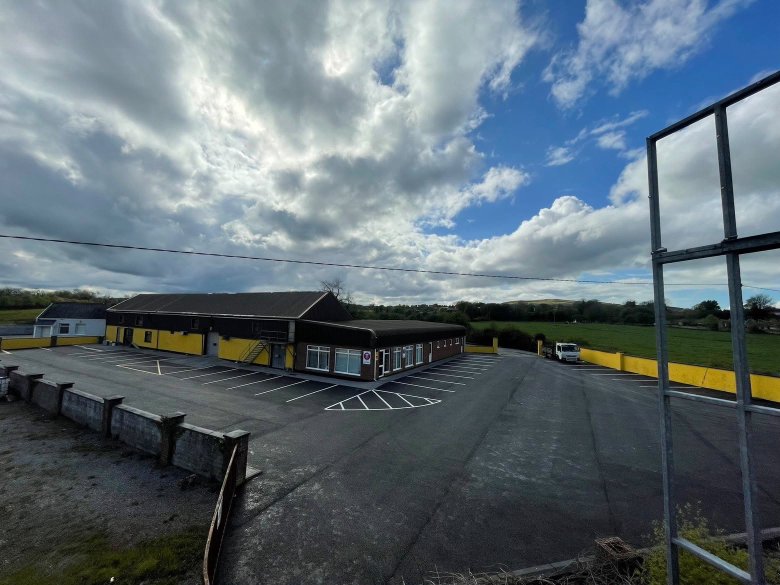
#> input picture greenway-v2/images/building.jpg, 1560 x 1170 px (shown at 1/2 size)
$ python recrop_hero.py
#> lines starting #> are read from the running program, lines starting #| are printed output that depends on the picture; after the words box and inside, x2 and y2 are one past the last pixel; in counts of white or black regions, pixels touching at a corner belong together
#!/usr/bin/env python3
"""
Re-crop the hero photograph.

The shipped hero was 58% sky with the horizon at 52% of the frame, so the top
half of the tallest, most valuable element on the site was empty grey cloud and
the premises itself was squeezed into the bottom third behind the scrim.

This crops from the 1560x1170 original with the horizon pushed up to ~30%, so
the yard, the building and the van fill the frame. Sky is kept as a band, not
as the subject.
"""
import os
import numpy as np
from PIL import Image

os.chdir(os.path.join(os.path.dirname(os.path.abspath(__file__)), ".."))

SRC = "images/building.jpg"
OUT = "hero-loop"
RATIO = 16 / 9
HORIZON_AT = 0.30          # where the horizon should sit in the finished frame
WIDTHS = (800, 1200, 1600)

im = Image.open(SRC).convert("RGB")
#> im is the input picture: PIL image 1560x1170 RGB; mean R, G, B 94.9, 108.3, 116.1
w, h = im.size
#> w = 1560; h = 1170

# Find the horizon in the source: first row where sky-like pixels drop below 40%.
a = np.asarray(im, float)
mx, mn = a.max(2), a.min(2)
sat = np.where(mx > 0, (mx - mn) / np.maximum(mx, 1), 0)
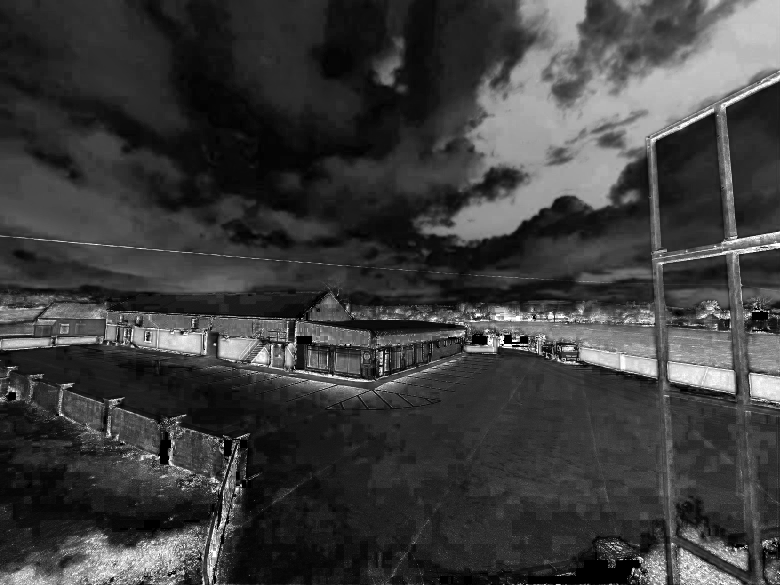
#> sat: shape (1170, 1560) float64 (shown at 1/2 size); min 0, max 1, mean 0.241
sky = (a[..., 2] >= a[..., 0]) & (mx > 70) & (sat < 0.45)
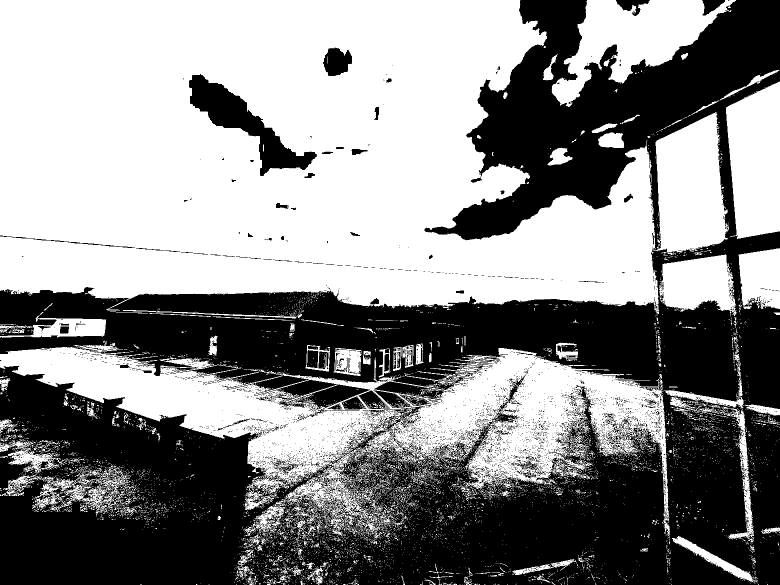
#> sky: shape (1170, 1560) bool (shown at 1/2 size); 54.4% white; 4676 black regions (4508 under 20 px), largest, box (x1, y1, x2, y2) and area: (0, 0, 1560, 1170) 778431, (378, 148, 634, 352) 14632, (508, 760, 740, 820) 5594
rows = sky.mean(1)
#> rows = 1170 values, max 0.983 at index 565, min 0.0154 at index 681, mean 0.544
horizon = next((y for y in range(h) if rows[y] < .4), h // 2)
#> horizon = 603
print("  source %dx%d, horizon at y=%d (%.0f%% down)" % (w, h, horizon, horizon / h * 100))
#|   source 1560x1170, horizon at y=603 (52% down)

# Tallest 16:9 crop the source allows.
crop_h = min(h, int(w / RATIO))
#> crop_h = 877
crop_w = int(crop_h * RATIO)
#> crop_w = 1559

# Place the crop so the horizon lands at HORIZON_AT, clamped to the image.
top = int(horizon - crop_h * HORIZON_AT)
#> top = 339
top = max(0, min(top, h - crop_h))
#> top = 293
left = (w - crop_w) // 2
#> left = 0
im = im.crop((left, top, left + crop_w, top + crop_h))
#> im: PIL image 1559x877 RGB
print("  crop %dx%d at (%d,%d) -> horizon now %.0f%% down"
      % (crop_w, crop_h, left, top, (horizon - top) / crop_h * 100))
#|   crop 1559x877 at (0,293) -> horizon now 35% down

total = 0
for width in WIDTHS:
    r = im.resize((width, int(width / RATIO)), Image.LANCZOS)
    # The 800w WebP is the LCP on mobile; keep it under 35 KB.
    for ext, kw in (("webp", dict(quality=70 if width == 800 else (62 if width == 1200 else 56), method=6)),
                    ("jpg", dict(quality=70, optimize=True, progressive=True))):
        p = "media/%s-%d.%s" % (OUT, width, ext)
        r.save(p, **kw)
        total += os.path.getsize(p)
        print("  %-30s %6.1f KB" % (os.path.basename(p), os.path.getsize(p) / 1024))
#> this loop made 3 passes
#> pass 1, `r = im.resize((width, int(width / RATIO)), Image.LANCZOS)`:
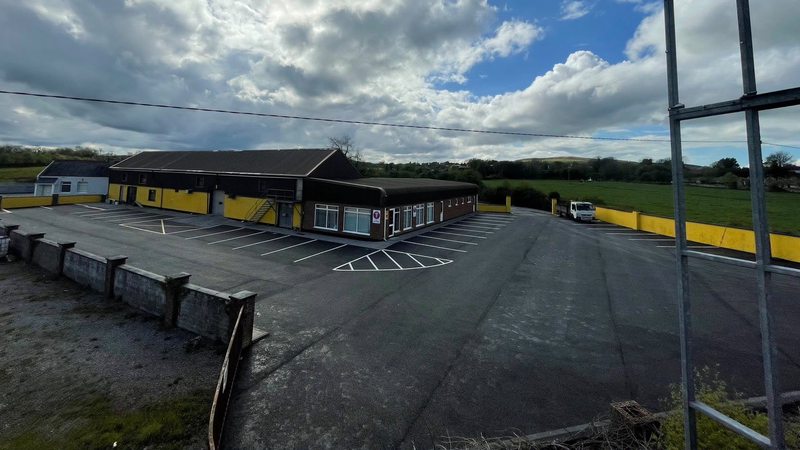
#> r: PIL image 800x450 RGB; mean R, G, B 80.9, 91, 94.5
#> after the loop, total = 538588
print("  %.0f KB total" % (total / 1024))
#|   526 KB total

# Confirm the result.
a = np.asarray(Image.open("media/%s-1600.jpg" % OUT).convert("RGB"), float)
#> a: shape (900, 1600, 3) float64
mx, mn = a.max(2), a.min(2)
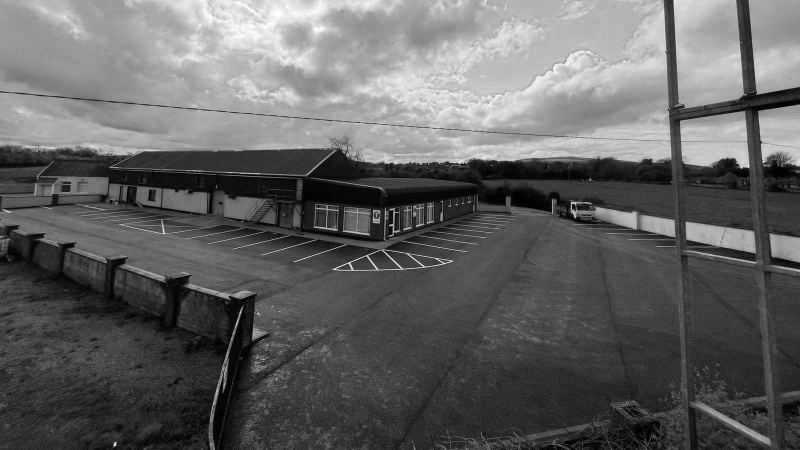
#> mx: shape (900, 1600) float64 (shown at 1/2 size); min 0, max 255, mean 98.6
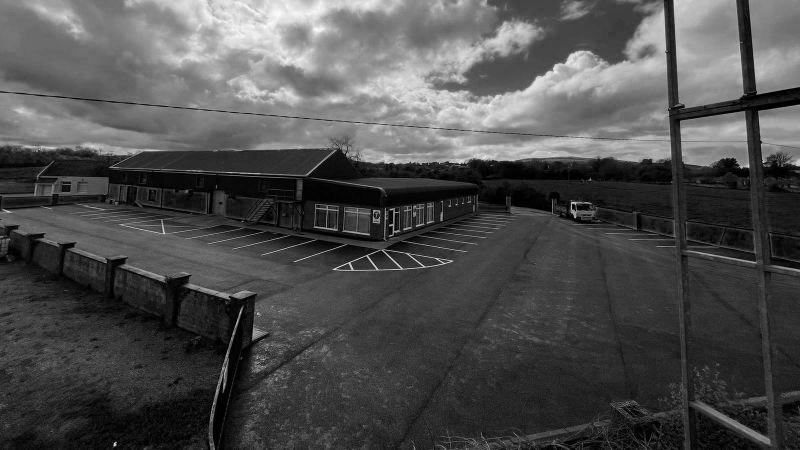
#> mn: shape (900, 1600) float64 (shown at 1/2 size); min 0, max 253, mean 77.9
sat = np.where(mx > 0, (mx - mn) / np.maximum(mx, 1), 0)
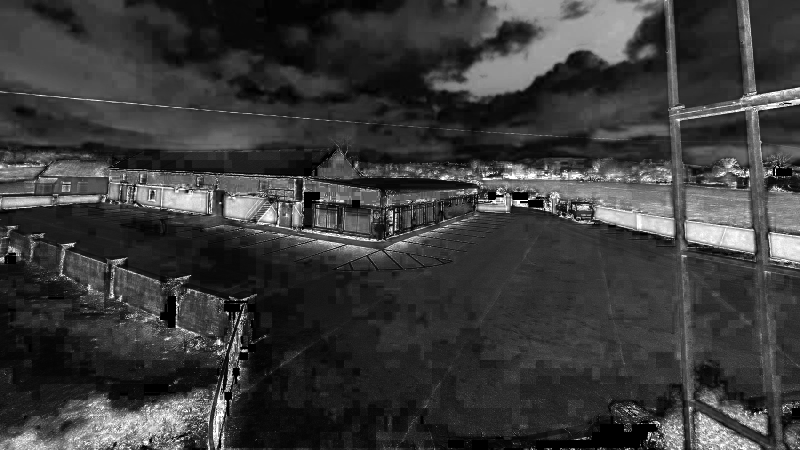
#> sat: shape (900, 1600) float64 (shown at 1/2 size); min 0, max 1, mean 0.232
sky = (a[..., 2] >= a[..., 0]) & (mx > 70) & (sat < 0.45)
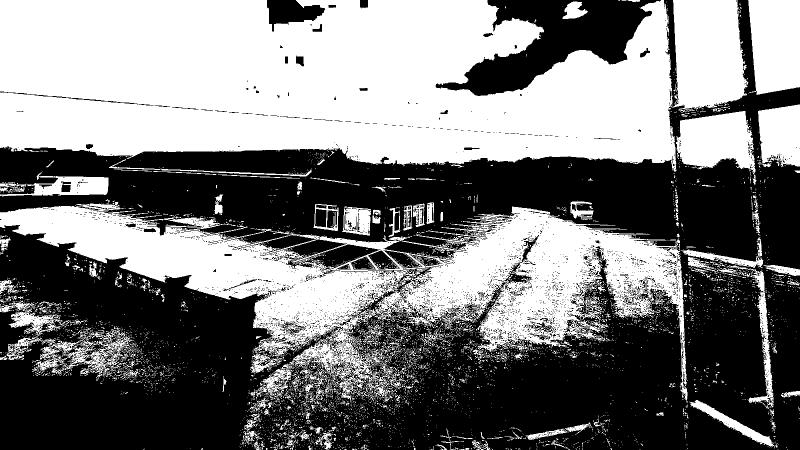
#> sky: shape (900, 1600) bool (shown at 1/2 size); 48.2% white; 5997 white regions (5672 under 20 px), largest, box (x1, y1, x2, y2) and area: (0, 0, 1353, 343) 372331, (0, 404, 1375, 806) 183544, (1342, 0, 1497, 220) 27729
print("  finished frame: %.0f%% sky (was 58%%)" % (sky.mean() * 100))
#|   finished frame: 48% sky (was 58%)

$ run again, with greenway-v2/images/commercial-cleaning-floor-scrub.jpg copied over greenway-v2/images/building.jpg
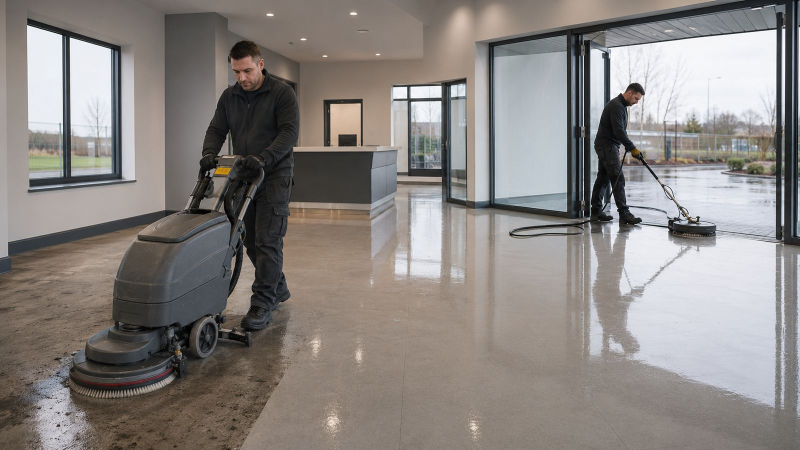
#> input picture greenway-v2/images/commercial-cleaning-floor-scrub.jpg, 1600 x 900 px (shown at 1/2 size)
#> im is the input picture: PIL image 1600x900 RGB; mean R, G, B 137.7, 132.6, 129.3
#> `sky = (a[..., 2] >= a[..., 0]) & (mx > 70) & (sat < 0.45)`:
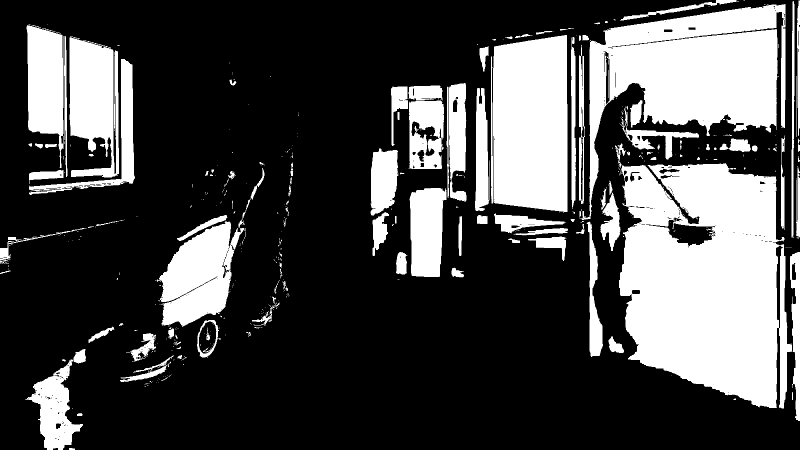
#> sky: shape (900, 1600) bool (shown at 1/2 size); 29.2% white; 498 white regions (365 under 20 px), largest, box (x1, y1, x2, y2) and area: (1238, 326, 1584, 817) 128785, (1159, 8, 1571, 440) 76445, (985, 70, 1135, 424) 49470
#> rows = 900 values, max 0.537 at index 177, min 0.0213 at index 897, mean 0.292
#> horizon = 0
#|   source 1600x900, horizon at y=0 (0% down)
#> `top = int(horizon - crop_h * HORIZON_AT)`: top = -270
#> `top = max(0, min(top, h - crop_h))`: top = 0
#|   crop 1600x900 at (0,0) -> horizon now 0% down
#> after the loop `for width in WIDTHS:`: total = 438161
#|   428 KB total
#> `sky = (a[..., 2] >= a[..., 0]) & (mx > 70) & (sat < 0.45)`:
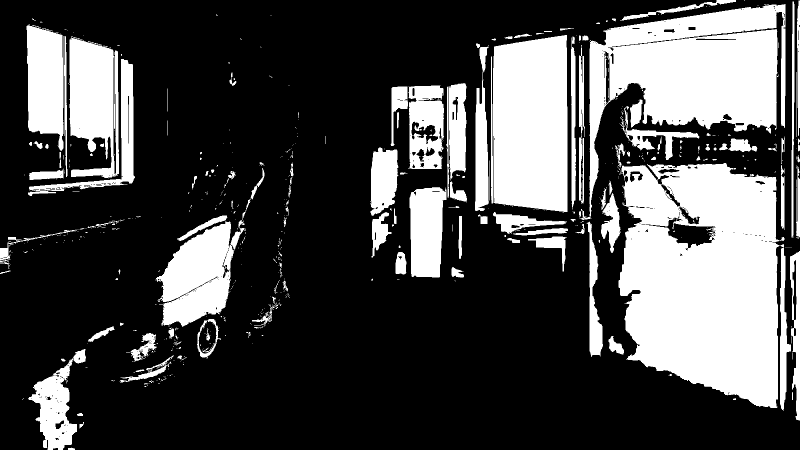
#> sky: shape (900, 1600) bool (shown at 1/2 size); 29.2% white; 704 white regions (558 under 20 px), largest, box (x1, y1, x2, y2) and area: (1237, 326, 1569, 816) 124595, (1159, 8, 1571, 440) 75964, (986, 70, 1135, 424) 49448
#|   finished frame: 29% sky (was 58%)

$ run again, with greenway-v2/images/drainage-gully-cleaning.jpg copied over greenway-v2/images/building.jpg
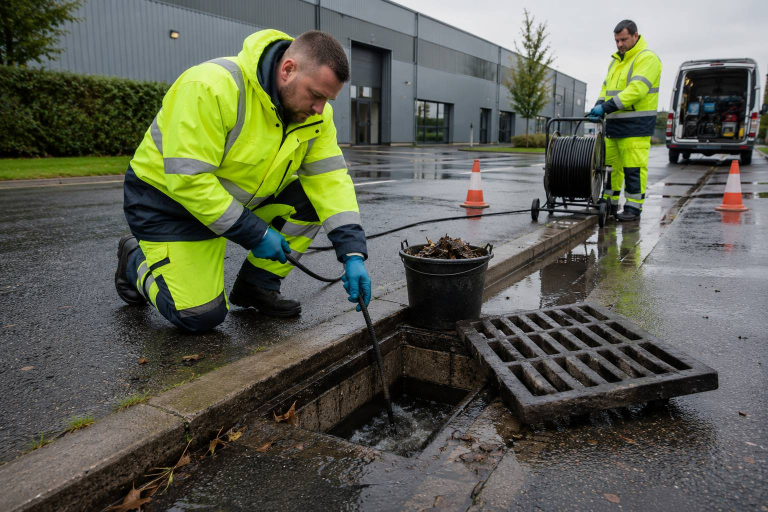
#> input picture greenway-v2/images/drainage-gully-cleaning.jpg, 1536 x 1024 px (shown at 1/2 size)
#> im is the input picture: PIL image 1536x1024 RGB; mean R, G, B 93.3, 96.2, 81.7
#> `sky = (a[..., 2] >= a[..., 0]) & (mx > 70) & (sat < 0.45)`:
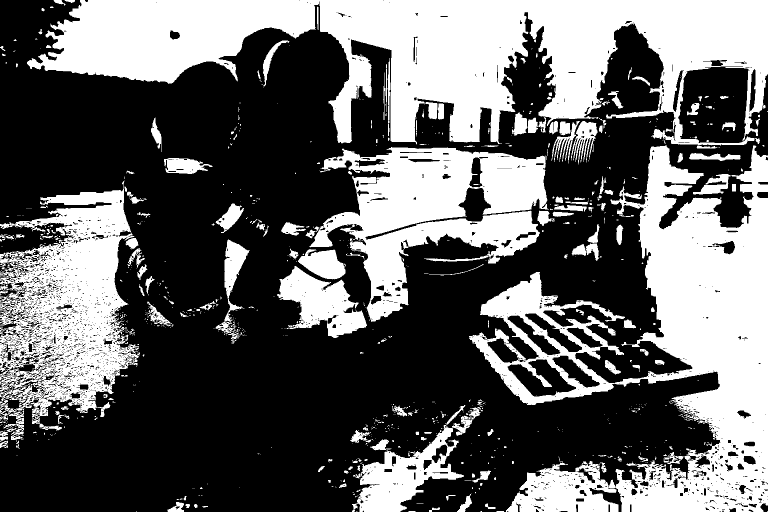
#> sky: shape (1024, 1536) bool (shown at 1/2 size); 39.4% white; 961 white regions (749 under 20 px), largest, box (x1, y1, x2, y2) and area: (54, 0, 1536, 292) 219546, (938, 290, 1536, 1024) 176340, (618, 294, 1098, 644) 75631
#> rows = 1024 values, max 0.915 at index 1, min 0.041 at index 290, mean 0.394
#> horizon = 152
#|   source 1536x1024, horizon at y=152 (15% down)
#> `top = int(horizon - crop_h * HORIZON_AT)`: top = -107
#> `top = max(0, min(top, h - crop_h))`: top = 0
#> im: PIL image 1536x864 RGB
#|   crop 1536x864 at (0,0) -> horizon now 18% down
#> after the loop `for width in WIDTHS:`: total = 675001
#|   659 KB total
#> `sky = (a[..., 2] >= a[..., 0]) & (mx > 70) & (sat < 0.45)`:
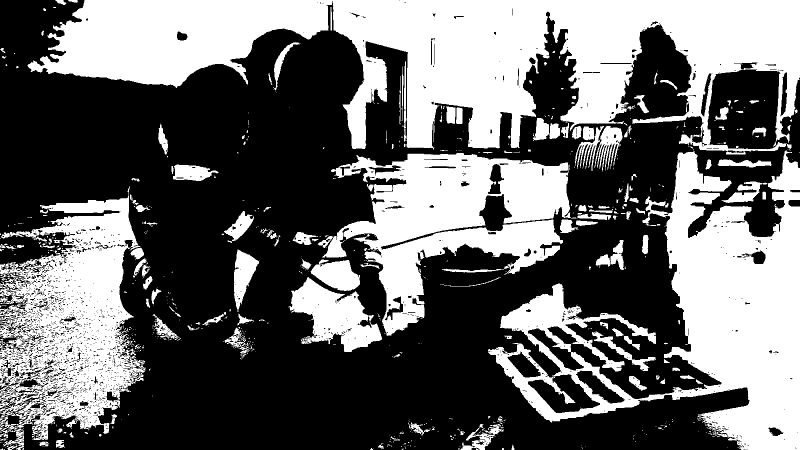
#> sky: shape (900, 1600) bool (shown at 1/2 size); 41.6% white; 739 white regions (573 under 20 px), largest, box (x1, y1, x2, y2) and area: (55, 0, 1600, 309) 237566, (976, 300, 1600, 900) 138321, (0, 372, 291, 900) 82780
#|   finished frame: 42% sky (was 58%)

$ run again, with greenway-v2/images/office-refurbishment-fitout.jpg copied over greenway-v2/images/building.jpg
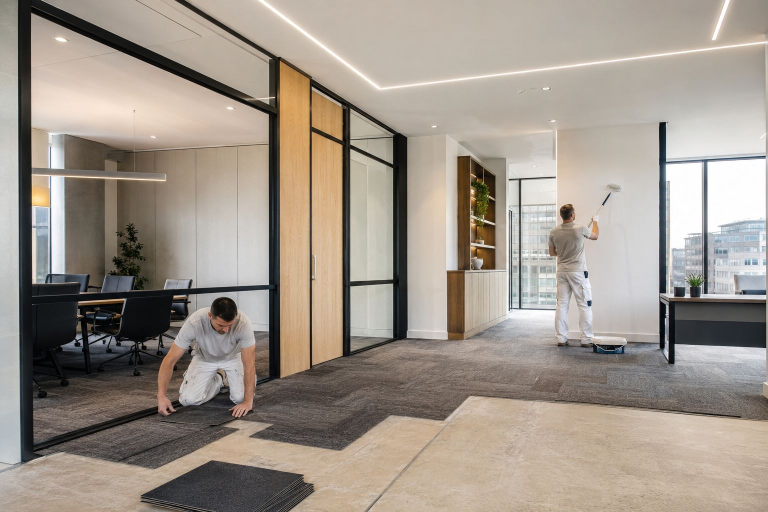
#> input picture greenway-v2/images/office-refurbishment-fitout.jpg, 1536 x 1024 px (shown at 1/2 size)
#> im is the input picture: PIL image 1536x1024 RGB; mean R, G, B 159.1, 149.2, 138.7
#> rows = 1024 values, max 0.454 at index 561, min 0 at index 9, mean 0.112
#> horizon = 0
#|   source 1536x1024, horizon at y=0 (0% down)
#> `top = int(horizon - crop_h * HORIZON_AT)`: top = -259
#> `top = max(0, min(top, h - crop_h))`: top = 0
#> im: PIL image 1536x864 RGB
#|   crop 1536x864 at (0,0) -> horizon now 0% down
#> after the loop `for width in WIDTHS:`: total = 392468
#|   383 KB total
#> `sky = (a[..., 2] >= a[..., 0]) & (mx > 70) & (sat < 0.45)`:
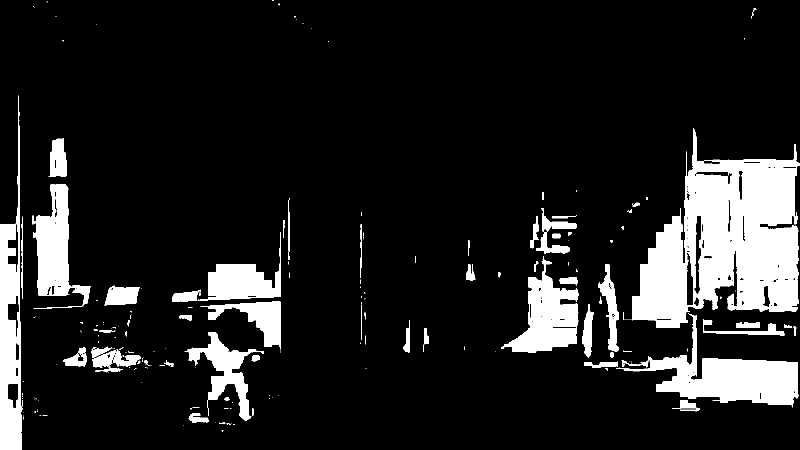
#> sky: shape (900, 1600) bool (shown at 1/2 size); 12.9% white; 256 white regions (180 under 20 px), largest, box (x1, y1, x2, y2) and area: (1263, 256, 1600, 656) 75491, (1233, 626, 1597, 815) 22348, (0, 191, 44, 900) 16539
#|   finished frame: 13% sky (was 58%)
